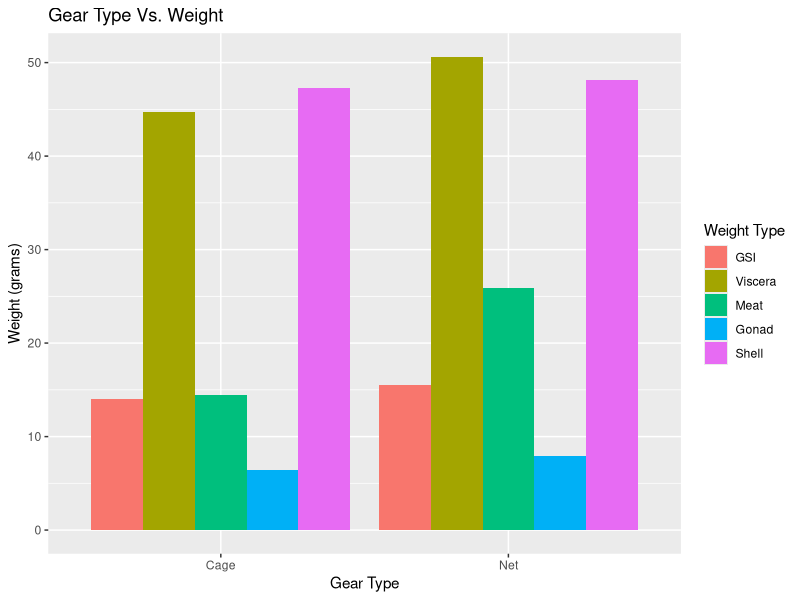
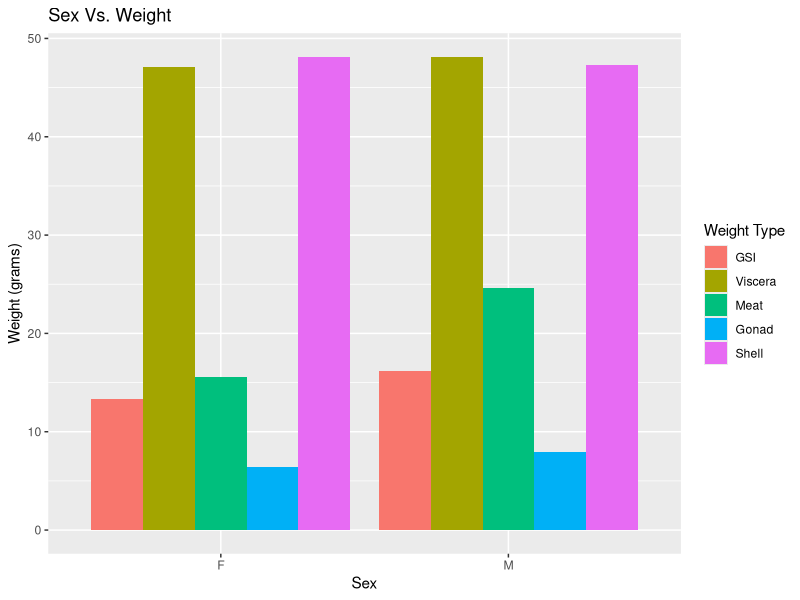
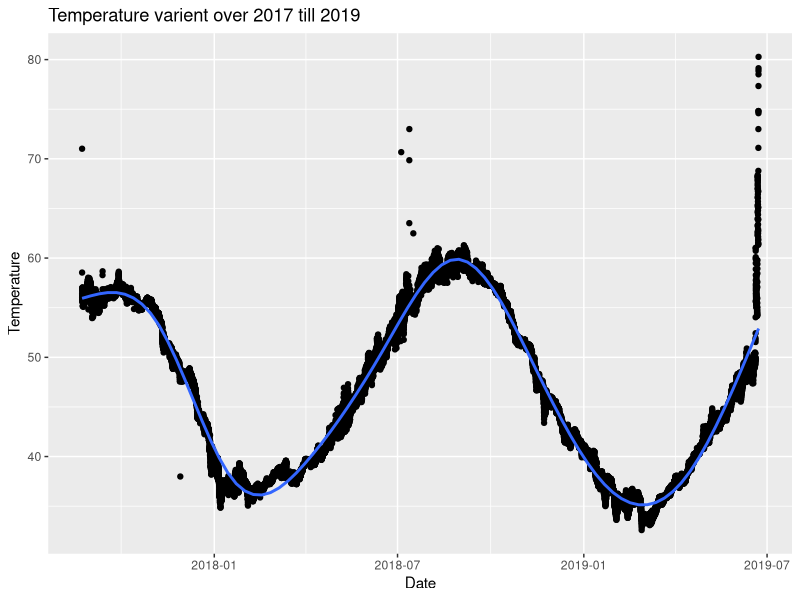
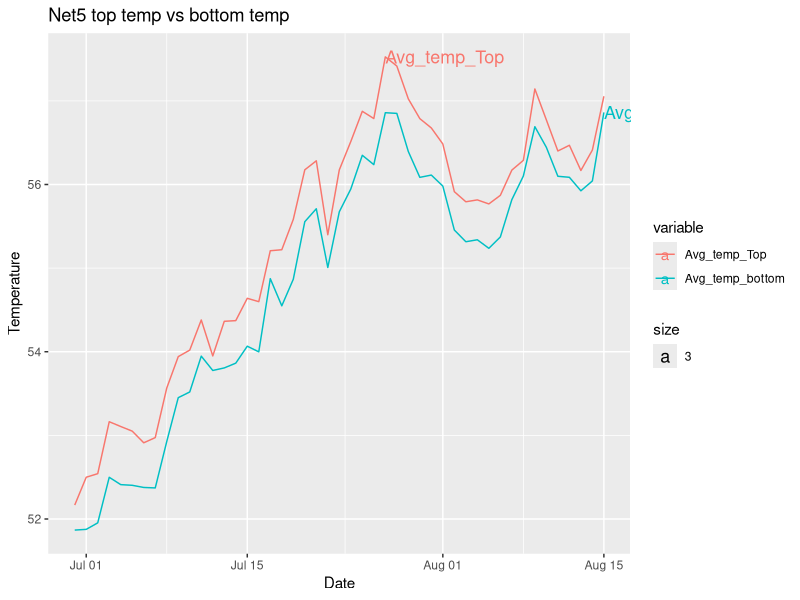
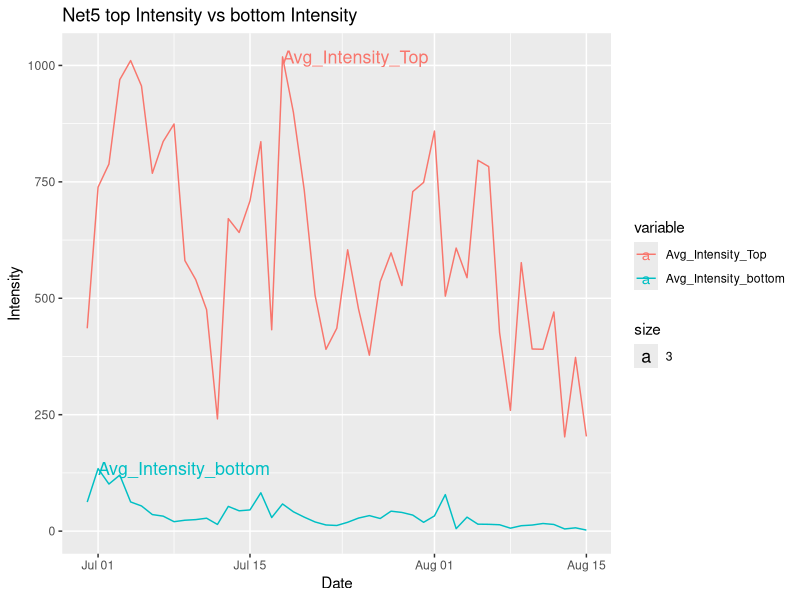
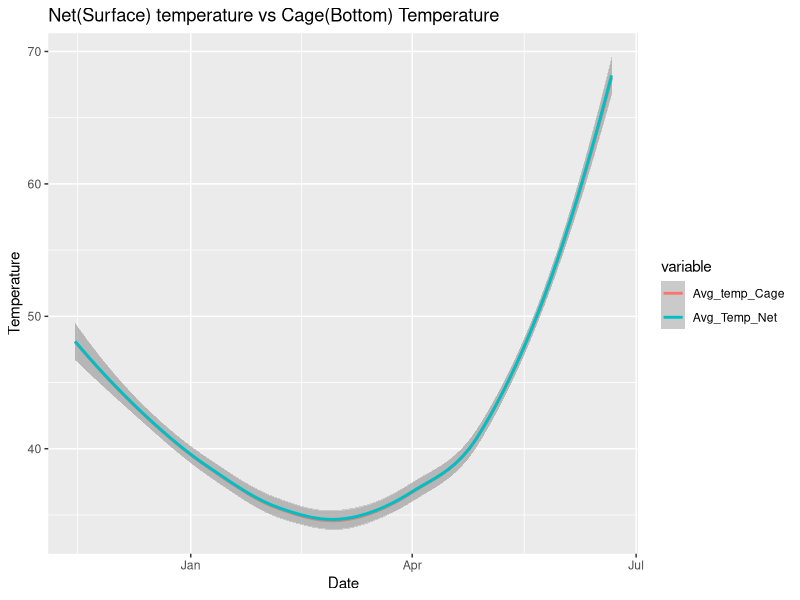
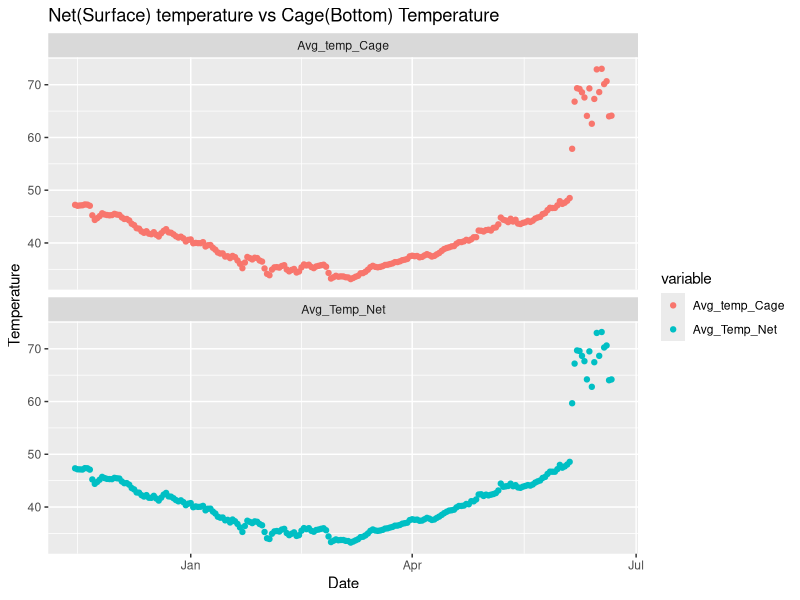
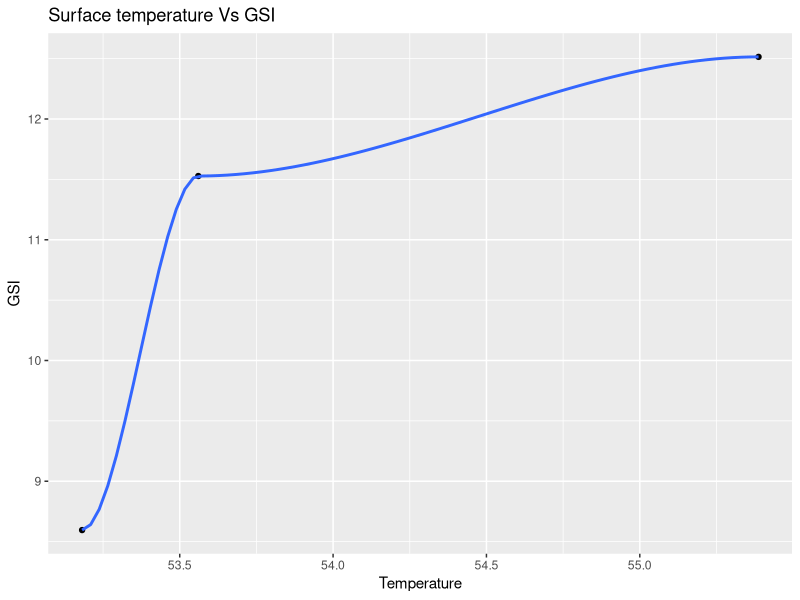

These figures' R source, in order:
## ---- chunk 1
library(tidyverse)
library(reshape2)
library(ggplot2)
library(dplyr)
## ---- chunk 2
GSI_Data_Sheet_cleaned <- read_csv("GSI_Data_Sheet_cleaned.csv")
## ---- chunk 3
Copy_of_Cage_6_2018_2019_cleaned <- read_csv("Copy_of_Cage_6_2018_2019_cleaned.csv", col_types = cols(Date.Time = col_datetime(format = "%Y-%m-%d %H:%M:%S")))
## ---- chunk 4
Copy_of_Net_2_2018_2019_cleaned <- read_csv("Copy_of_Net_2_2018_2019_cleaned.csv",
col_types = cols(`Date.Time` = col_datetime(format = "%Y-%m-%d %H:%M:%S")))
## ---- chunk 5
Copy_of_Cage_5_GSI_2019_cleaned <- read_csv("Copy_of_Cage_5_GSI_2019_cleaned.csv", col_types = cols(`Date.Time.GMT.-0400` = col_datetime(format = "%Y-%m-%d %H:%M:%S")))
## ---- chunk 6
gear_GSI <- GSI_Data_Sheet_cleaned %>% group_by(Gear.Type) %>% summarise(GSI = mean(GSI), Viscera = mean(Total.Viscera.Weight.), Meat = mean(Meat.Weight.), Gonad = mean(Gonad.Weight.), Shell = mean(Shell.Weight., na.rm = TRUE))
## ---- chunk 7
gear_GSI_long <- melt(gear_GSI, id = "Gear.Type")
## ---- chunk 8
gear_plot <- ggplot(gear_GSI_long, aes(Gear.Type, value)) + geom_bar(aes(fill = variable), position = "dodge", stat = "identity")
## ---- chunk 9
gear_plot + labs(title = "Gear Type Vs. Weight", x= "Gear Type", y = "Weight (grams)", fill = "Weight Type")
## ---- chunk 10
sex_GSI <- GSI_Data_Sheet_cleaned %>% group_by(Sex) %>% summarise(GSI = mean(GSI), Viscera = mean(Total.Viscera.Weight.), Meat = mean(Meat.Weight.), Gonad = mean(Gonad.Weight.), Shell = mean(Shell.Weight., na.rm = TRUE))
## ---- chunk 11
sex_GSI_long <- melt(sex_GSI, id = "Sex")
## ---- chunk 12
sex_plot <- ggplot(sex_GSI_long, aes(Sex, value)) + geom_bar(aes(fill = variable), position = "dodge", stat = "identity")
## ---- chunk 13
sex_plot + labs(title = "Sex Vs. Weight", y = "Weight (grams)", fill = "Weight Type")
## ---- chunk 14
cagetemp <- read_csv("Copy_of_Cage_5_2017_2019_cleaned.csv", col_types = cols(Date.Time = col_datetime(format = "%Y-%m-%d %H:%M:%S")))
## ---- chunk 15
tempavg <- setNames(aggregate(cagetemp$`Temp...#20178444`, by=list(cagetemp$Date.Time), mean), c("Date", "Avg_temp"))
## ---- chunk 16
ggplot(data = tempavg,mapping=aes(x=Date,y=Avg_temp)) + geom_point() + geom_smooth()+
  labs(x= "Date",y="Temperature")+
ggtitle("Temperature varient over 2017 till 2019")
## ---- chunk 17
Copy_of_Net_5_Top_GSI_Top_cleaned <- read_csv("Copy_of_Net_5_Top_GSI_Top_cleaned.csv", col_types = cols(`Date.Time.GMT.-0400` = col_datetime(format = "%Y-%m-%d %H:%M:%S")))
## ---- chunk 18
Copy_of_Net_5_Top_GSI_Top_cleaned$`Date.Time.GMT.-0400` <- as.Date(Copy_of_Net_5_Top_GSI_Top_cleaned$`Date.Time.GMT.-0400`)
Net5TopAverage <- setNames(aggregate(Copy_of_Net_5_Top_GSI_Top_cleaned$`Temp.°F`, by=list(Copy_of_Net_5_Top_GSI_Top_cleaned$`Date.Time.GMT.-0400`), mean), c("Date", "Avg_temp_top"))
## ---- chunk 19
str(Net5TopAverage)
## ---- chunk 20
summary(Net5TopAverage)
## ---- chunk 21
Copy_of_Net_5_Bottom_GSI_2019_cleaned <- read_csv("Copy_of_Net_5_Bottom_GSI_2019_cleaned.csv", col_types = cols(`Date.Time.GMT.-0400` = col_datetime(format = "%Y-%m-%d %H:%M:%S")))
## ---- chunk 22
Copy_of_Net_5_Bottom_GSI_2019_cleaned$`Date.Time.GMT.-0400` <- as.Date(Copy_of_Net_5_Bottom_GSI_2019_cleaned$`Date.Time.GMT.-0400`)

Net5BottomAverage <- setNames(aggregate(Copy_of_Net_5_Bottom_GSI_2019_cleaned$`Temp.°F`, by=list(Copy_of_Net_5_Bottom_GSI_2019_cleaned$`Date.Time.GMT.-0400`), mean), c("Date", "Avg_Temp_bottom"))
## ---- chunk 23
str(Net5BottomAverage)
## ---- chunk 24
summary(Net5BottomAverage)
## ---- chunk 25
Net5TopVsBottom = setNames(merge(Net5TopAverage,Net5BottomAverage, by="Date"), c("Date", "Avg_temp_Top", "Avg_temp_bottom"))
## ---- chunk 26
str(Net5TopVsBottom)
## ---- chunk 27
summary(Net5TopVsBottom)
## ---- chunk 28
Net5TopVsBottom_long <- melt(Net5TopVsBottom, id = "Date")
## ---- chunk 29
ggplot(data = Net5TopVsBottom_long, mapping = aes(x= Date, y= value, color = variable))+
geom_line()+
geom_text(data = Net5TopVsBottom_long %>% group_by(variable) %>% filter(value== max(value)), aes(label= variable, x= Date,y= value,size = 3, hjust = 0))+
labs(x= "Date",y="Temperature")+
ggtitle("Net5 top temp vs bottom temp")
## ---- chunk 30
Net5TopAverageInt <- setNames(aggregate(Copy_of_Net_5_Top_GSI_Top_cleaned$`Intensity..lum/ft²`, by=list(Copy_of_Net_5_Top_GSI_Top_cleaned$`Date.Time.GMT.-0400`), mean), c("Date", "Avg_int_top"))
## ---- chunk 31
str(Net5TopAverageInt)
## ---- chunk 32
summary(Net5TopAverageInt)
## ---- chunk 33
Net5BottomAverageInt <- setNames(aggregate(Copy_of_Net_5_Bottom_GSI_2019_cleaned$`Intensity..lum/ft²`, by=list(Copy_of_Net_5_Bottom_GSI_2019_cleaned$`Date.Time.GMT.-0400`), mean), c("Date", "Avg_Temp_bottom"))
## ---- chunk 34
str(Net5BottomAverageInt)
## ---- chunk 35
summary(Net5BottomAverageInt)
## ---- chunk 36
Net5TopVsBottomInt = setNames(merge(Net5TopAverageInt,Net5BottomAverageInt, by="Date"), c("Date", "Avg_Intensity_Top", "Avg_Intensity_bottom"))
## ---- chunk 37
str(Net5TopVsBottomInt)
## ---- chunk 38
summary(Net5TopVsBottomInt)
## ---- chunk 39
Net5TopVsBottomInt_long <- melt(Net5TopVsBottomInt, id = "Date")
## ---- chunk 40
ggplot(data = Net5TopVsBottomInt_long, mapping = aes(x= Date, y= value, color = variable))+
geom_line()+
geom_text(data = Net5TopVsBottomInt_long %>% group_by(variable) %>% filter(value== max(value)), aes(label= variable, x= Date,y= value,size = 3, hjust = 0))+
labs(x= "Date",y="Intensity")+
ggtitle("Net5 top Intensity vs bottom Intensity")
## ---- chunk 41
Copy_of_Cage_6_2018_2019_cleaned$Date.Time <- as.Date(Copy_of_Cage_6_2018_2019_cleaned$Date.Time)

Cage6Average <- setNames(aggregate(Copy_of_Cage_6_2018_2019_cleaned$`Temp...#20030572`, by=list(Copy_of_Cage_6_2018_2019_cleaned$Date.Time), mean), c("Date", "Avg_temp_Cage"))
## ---- chunk 42
Cage6Average <- na.exclude(Cage6Average)
## ---- chunk 43
summary(Cage6Average)
## ---- chunk 44
Copy_of_Net_2_2018_2019_cleaned$`Date.Time` <- as.Date(Copy_of_Net_2_2018_2019_cleaned$`Date.Time`)

Net2Average <- setNames(aggregate(Copy_of_Net_2_2018_2019_cleaned$`Temp...#10558683`, by=list(Copy_of_Net_2_2018_2019_cleaned$`Date.Time`), mean), c("Date", "Avg_Temp_Net"))
## ---- chunk 45
Net2Average <- na.exclude(Net2Average)
## ---- chunk 46
summary(Net2Average)
## ---- chunk 47
Net2VsCage6 = merge(Cage6Average,Net2Average)
## ---- chunk 48
str(Net2VsCage6)
## ---- chunk 49
summary(Net2VsCage6)
## ---- chunk 50
Net2VsCage6_long <- melt(Net2VsCage6, id = "Date")
## ---- chunk 51
ggplot(data = Net2VsCage6_long, mapping = aes(x= Date, y= value, color = variable))+ geom_smooth()+
labs(x= "Date",y="Temperature")+
ggtitle("Net(Surface) temperature vs Cage(Bottom) Temperature")
## ---- chunk 52
ggplot(data = Net2VsCage6_long, mapping = aes(x= Date, y= value, color = variable))+ geom_point() + facet_wrap(~ variable, nrow=2)+
  labs(x= "Date",y="Temperature")+
  ggtitle("Net(Surface) temperature vs Cage(Bottom) Temperature")
## ---- chunk 53
Copy_of_Cage_5_GSI_2019_cleaned$`Date.Time.GMT.-0400` <- as.Date(Copy_of_Cage_5_GSI_2019_cleaned$`Date.Time.GMT.-0400`)

Cage5Average <- setNames(aggregate(Copy_of_Cage_5_GSI_2019_cleaned$`Temp.°F`, by=list(Copy_of_Cage_5_GSI_2019_cleaned$`Date.Time.GMT.-0400`), mean), c("Date", "Avg_temp"))
## ---- chunk 54
str(Cage5Average)
## ---- chunk 55
summary(Cage5Average)
## ---- chunk 56
GSI_Data_sheet_cage <- subset(GSI_Data_Sheet_cleaned, Gear.Type == "Cage")
## ---- chunk 57
GSI_Temp_Cage <- merge(GSI_Data_sheet_cage, Cage5Average, by.x="Date", by.y = "Date", sort = TRUE)
## ---- chunk 58
temp_GSI <- GSI_Temp_Cage %>% group_by(Date) %>% summarise(GSI = mean(GSI), Temp = mean(Avg_temp), Gear.Type = "Cage", na.rm = TRUE)
## ---- chunk 59
ggplot(data = temp_GSI, mapping = aes(x=Temp, y=GSI)) + geom_point() + geom_smooth()+
labs(x= "Temperature",y="GSI")+
  ggtitle("Surface temperature Vs GSI")
